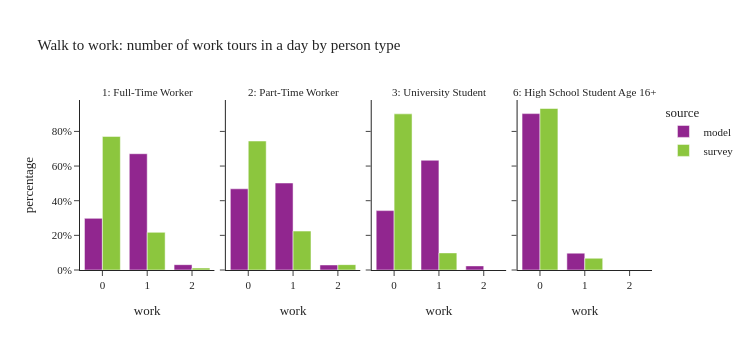

Notebook source saved alongside this figure:
### Code cell
plot_work_tour_ptype(per_data[(per_data['ptype'].isin(worker_ptype)) & (per_data['distance_to_work'] < 3)],"Walk to work: number of work tours in a day by person type")

### Figure 1 — Plotly figure (JSON) as saved in the notebook; plotly's stock layout.template omitted (floating-point values rounded to 4 significant figures)
{"data": [{"alignmentgroup": "True", "customdata": [[76843], [173067], [7939]], "hovertemplate": "source=model<br>ptype_label=1: Full-Time Worker<br>work=%{x}<br>percentage=%{y}<br>sample_size=%{customdata[0]}<extra></extra>", "legendgroup": "model", "marker": {"color": "#91268F", "pattern": {"shape": ""}}, "name": "model", "offsetgroup": "model", "orientation": "v", "showlegend": true, "textposition": "auto", "type": "bar", "x": [0.0, 1.0, 2.0], "xaxis": "x", "y": [0.298, 0.6712, 0.03079], "yaxis": "y"}, {"alignmentgroup": "True", "customdata": [[21317], [22838], [1328]], "hovertemplate": "source=model<br>ptype_label=2: Part-Time Worker<br>work=%{x}<br>percentage=%{y}<br>sample_size=%{customdata[0]}<extra></extra>", "legendgroup": "model", "marker": {"color": "#91268F", "pattern": {"shape": ""}}, "name": "model", "offsetgroup": "model", "orientation": "v", "showlegend": false, "textposition": "auto", "type": "bar", "x": [0.0, 1.0, 2.0], "xaxis": "x2", "y": [0.4687, 0.5021, 0.0292], "yaxis": "y2"}, {"alignmentgroup": "True", "customdata": [[4293], [7934], [298]], "hovertemplate": "source=model<br>ptype_label=3: University Student<br>work=%{x}<br>percentage=%{y}<br>sample_size=%{customdata[0]}<extra></extra>", "legendgroup": "model", "marker": {"color": "#91268F", "pattern": {"shape": ""}}, "name": "model", "offsetgroup": "model", "orientation": "v", "showlegend": false, "textposition": "auto", "type": "bar", "x": [0.0, 1.0, 2.0], "xaxis": "x3", "y": [0.3428, 0.6335, 0.02379], "yaxis": "y3"}, {"alignmentgroup": "True", "customdata": [[2719], [293]], "hovertemplate": "source=model<br>ptype_label=6: High School Student Age 16+<br>work=%{x}<br>percentage=%{y}<br>sample_size=%{customdata[0]}<extra></extra>", "legendgroup": "model", "marker": {"color": "#91268F", "pattern": {"shape": ""}}, "name": "model", "offsetgroup": "model", "orientation": "v", "showlegend": false, "textposition": "auto", "type": "bar", "x": [0.0, 1.0], "xaxis": "x4", "y": [0.9027, 0.09728], "yaxis": "y4"}, {"alignmentgroup": "True", "customdata": [[976], [241], [7]], "hovertemplate": "source=survey<br>ptype_label=1: Full-Time Worker<br>work=%{x}<br>percentage=%{y}<br>sample_size=%{customdata[0]}<extra></extra>", "legendgroup": "survey", "marker": {"color": "#8CC63E", "pattern": {"shape": ""}}, "name": "survey", "offsetgroup": "survey", "orientation": "v", "showlegend": true, "textposition": "auto", "type": "bar", "x": [0.0, 1.0, 2.0], "xaxis": "x", "y": [0.7711, 0.2174, 0.0115], "yaxis": "y"}, {"alignmentgroup": "True", "customdata": [[351], [76], [4]], "hovertemplate": "source=survey<br>ptype_label=2: Part-Time Worker<br>work=%{x}<br>percentage=%{y}<br>sample_size=%{customdata[0]}<extra></extra>", "legendgroup": "survey", "marker": {"color": "#8CC63E", "pattern": {"shape": ""}}, "name": "survey", "offsetgroup": "survey", "orientation": "v", "showlegend": false, "textposition": "auto", "type": "bar", "x": [0.0, 1.0, 2.0], "xaxis": "x2", "y": [0.7445, 0.2246, 0.03095], "yaxis": "y2"}, {"alignmentgroup": "True", "customdata": [[172], [13]], "hovertemplate": "source=survey<br>ptype_label=3: University Student<br>work=%{x}<br>percentage=%{y}<br>sample_size=%{customdata[0]}<extra></extra>", "legendgroup": "survey", "marker": {"color": "#8CC63E", "pattern": {"shape": ""}}, "name": "survey", "offsetgroup": "survey", "orientation": "v", "showlegend": false, "textposition": "auto", "type": "bar", "x": [0.0, 1.0], "xaxis": "x3", "y": [0.9013, 0.09869], "yaxis": "y3"}, {"alignmentgroup": "True", "customdata": [[70], [3]], "hovertemplate": "source=survey<br>ptype_label=6: High School Student Age 16+<br>work=%{x}<br>percentage=%{y}<br>sample_size=%{customdata[0]}<extra></extra>", "legendgroup": "survey", "marker": {"color": "#8CC63E", "pattern": {"shape": ""}}, "name": "survey", "offsetgroup": "survey", "orientation": "v", "showlegend": false, "textposition": "auto", "type": "bar", "x": [0.0, 1.0], "xaxis": "x4", "y": [0.9322, 0.06777], "yaxis": "y4"}], "layout": {"annotations": [{"font": {}, "showarrow": false, "text": "1: Full-Time Worker", "x": 0.1175, "xanchor": "center", "xref": "paper", "y": 1.0, "yanchor": "bottom", "yref": "paper"}, {"font": {}, "showarrow": false, "text": "2: Part-Time Worker", "x": 0.3725, "xanchor": "center", "xref": "paper", "y": 1.0, "yanchor": "bottom", "yref": "paper"}, {"font": {}, "showarrow": false, "text": "3: University Student", "x": 0.6275, "xanchor": "center", "xref": "paper", "y": 1.0, "yanchor": "bottom", "yref": "paper"}, {"font": {}, "showarrow": false, "text": "6: High School Student Age 16+", "x": 0.8825, "xanchor": "center", "xref": "paper", "y": 1.0, "yanchor": "bottom", "yref": "paper"}], "barmode": "group", "height": 350, "legend": {"title": {"text": "source"}, "tracegroupgap": 0}, "title": {"text": "Walk to work: number of work tours in a day by person type"}, "width": 750, "xaxis": {"anchor": "y", "domain": [0.0, 0.235], "title": {"text": "work"}}, "xaxis2": {"anchor": "y2", "domain": [0.255, 0.49], "matches": "x", "title": {"text": "work"}}, "xaxis3": {"anchor": "y3", "domain": [0.51, 0.745], "matches": "x", "title": {"text": "work"}}, "xaxis4": {"anchor": "y4", "domain": [0.765, 1.0], "matches": "x", "title": {"text": "work"}}, "yaxis": {"anchor": "x", "domain": [0.0, 1.0], "tickformat": ".0%", "title": {"text": "percentage"}}, "yaxis2": {"anchor": "x2", "domain": [0.0, 1.0], "matches": "y", "showticklabels": false, "tickformat": ".0%"}, "yaxis3": {"anchor": "x3", "domain": [0.0, 1.0], "matches": "y", "showticklabels": false}, "yaxis4": {"anchor": "x4", "domain": [0.0, 1.0], "matches": "y", "showticklabels": false}}}
